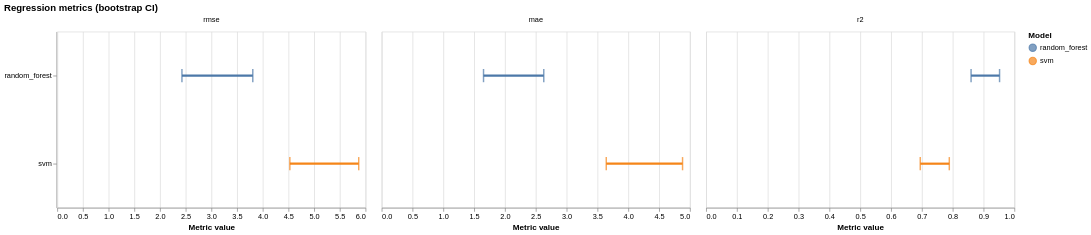

The cell this chart's notebook holds for it:
### Markdown cell above
## Pipeline evaluation

`plot_regression_metrics` facets by metric so each metric (RMSE, MAE, R²) gets its own y-axis —
comparing models across metrics on a shared scale would be misleading because the metrics live in
different units. Models sit on the x-axis within each facet, and each error bar shows the
bootstrap CI.

`plot_interval_metrics` facets by interval kind (confidence vs. prediction). Within each facet,
the metrics (width, MWI) are grouped on the x-axis and the models are color-coded — so the chart
compares confidence-against-confidence and prediction-against-prediction, not CI-against-PI.

### Code cell
plot_regression_metrics(report)

### Figure 1 — Vega-Lite specification as saved in the notebook (floating-point values rounded to 4 significant figures)
{"config": {"view": {"continuousWidth": 300, "continuousHeight": 300}}, "data": {"name": "data-64896e69bfb39fbe0c89779763f3a92f"}, "facet": {"column": {"field": "metric", "sort": ["rmse", "mae", "r2"], "title": null, "type": "nominal"}}, "spec": {"layer": [{"mark": {"type": "rule", "size": 3}, "encoding": {"color": {"field": "model", "legend": {"title": "Model"}, "type": "nominal"}, "tooltip": [{"field": "model", "type": "nominal"}, {"field": "metric", "type": "nominal"}, {"field": "lower", "type": "quantitative"}, {"field": "upper", "type": "quantitative"}], "x": {"field": "lower", "title": "Metric value", "type": "quantitative"}, "x2": {"field": "upper"}, "y": {"field": "model", "title": null, "type": "nominal"}}}, {"mark": {"type": "tick", "size": 18, "thickness": 2}, "encoding": {"color": {"field": "model", "legend": {"title": "Model"}, "type": "nominal"}, "tooltip": [{"field": "model", "type": "nominal"}, {"field": "metric", "type": "nominal"}, {"field": "lower", "type": "quantitative"}, {"field": "upper", "type": "quantitative"}], "x": {"field": "lower", "title": "Metric value", "type": "quantitative"}, "y": {"field": "model", "title": null, "type": "nominal"}}}, {"mark": {"type": "tick", "size": 18, "thickness": 2}, "encoding": {"color": {"field": "model", "legend": {"title": "Model"}, "type": "nominal"}, "tooltip": [{"field": "model", "type": "nominal"}, {"field": "metric", "type": "nominal"}, {"field": "lower", "type": "quantitative"}, {"field": "upper", "type": "quantitative"}], "x": {"field": "upper", "title": "Metric value", "type": "quantitative"}, "y": {"field": "model", "title": null, "type": "nominal"}}}], "height": 240, "width": 420}, "resolve": {"scale": {"x": "independent"}}, "title": "Regression metrics (bootstrap CI)", "$schema": "https://vega.github.io/schema/vega-lite/v6.4.1.json", "datasets": {"data-64896e69bfb39fbe0c89779763f3a92f": [{"metric": "rmse", "lower": 2.427, "upper": 3.806, "model": "random_forest"}, {"metric": "rmse", "lower": 4.527, "upper": 5.867, "model": "svm"}, {"metric": "mae", "lower": 1.652, "upper": 2.629, "model": "random_forest"}, {"metric": "mae", "lower": 3.642, "upper": 4.88, "model": "svm"}, {"metric": "r2", "lower": 0.8595, "upper": 0.9519, "model": "random_forest"}, {"metric": "r2", "lower": 0.6947, "upper": 0.7889, "model": "svm"}]}}
